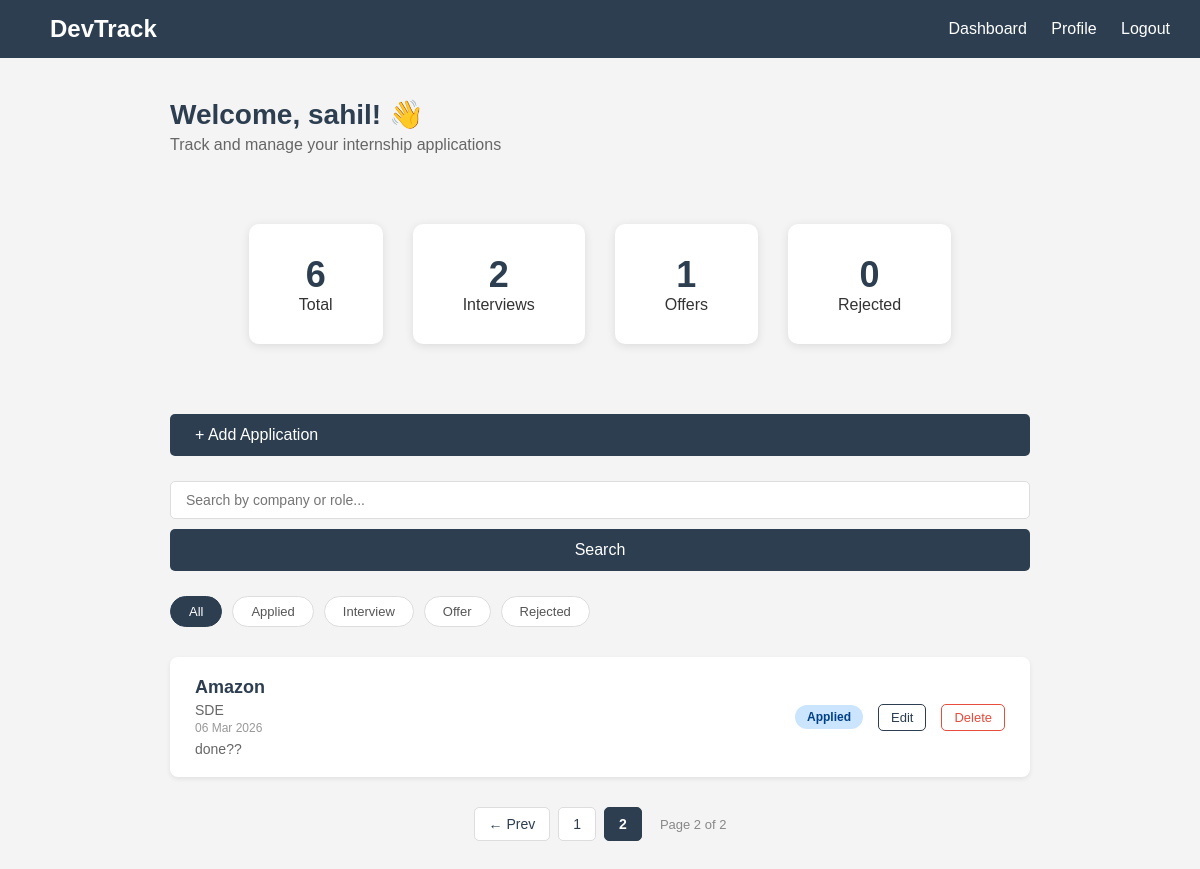
The app's page /dashboard?page=2&status=All&search= (signed in) with its own data.
### app/models.py (models this page shows, shortened)
class User(db.Model, UserMixin):
    id = db.Column(db.Integer, primary_key=True)
    username = db.Column(db.String(80), unique=True, nullable=False)
    email = db.Column(db.String(120), unique=True, nullable=False)
    password = db.Column(db.String(200), nullable=False)
    api_token = db.Column(db.String(64), nullable=True)
    cgpa = db.Column(db.Float, nullable=True)
    backlogs = db.Column(db.Integer, default=0)
    college = db.Column(db.String(100), nullable=True)
    graduation_year = db.Column(db.Integer, nullable=True)
    branch = db.Column(db.String(50), nullable=True)
    internship_count = db.Column(db.Integer, default=0)
    project_count = db.Column(db.Integer, default=0)
    skills = db.Column(db.Text, nullable=True)
    applications = db.relationship('Application', backref='applicant', lazy=True)

class Application(db.Model):
    id = db.Column(db.Integer, primary_key=True)
    company = db.Column(db.String(100), nullable=False)
    role = db.Column(db.String(100), nullable=False)
    status = db.Column(db.String(20), nullable=False, default='Applied')
    date_applied = db.Column(db.DateTime, nullable=False, default=datetime.utcnow)
    notes = db.Column(db.Text, nullable=True)
    location = db.Column(db.String(100), nullable=True)
    job_type = db.Column(db.String(20), nullable=True, default='Internship')
    salary = db.Column(db.Integer, nullable=True)
    source = db.Column(db.String(50), nullable=True)
    interview_date = db.Column(db.DateTime, nullable=True)
    response_days = db.Column(db.Integer, nullable=True)
    user_id = db.Column(db.Integer, db.ForeignKey('user.id'), nullable=False)

### app/main/routes.py (the view)
@main.route('/dashboard')
@login_required
def dashboard():
    page = request.args.get('page', 1, type=int)
    search = request.args.get('search', '', type=str)
    status_filter = request.args.get('status', 'All')
    per_page = 5
    query = Application.query.filter_by(user_id=current_user.id)
    if search:
        query = query.filter(
            Application.company.ilike(f'%{search}%') |
            Application.role.ilike(f'%{search}%')
        )
    if status_filter != 'All':
        query = query.filter_by(status=status_filter)
    pagination = query.order_by(
        Application.date_applied.desc()
    ).paginate(page=page, per_page=per_page, error_out=False)
    applications = pagination.items
    all_applications = Application.query.filter_by(user_id=current_user.id).all()
    stats = {
        'total': len(all_applications),
        'interviews': len([a for a in all_applications if a.status == 'Interview']),
        'offers': len([a for a in all_applications if a.status == 'Offer']),
        'rejected': len([a for a in all_applications if a.status == 'Rejected'])
    }
    return render_template('main/dashboard.html',
        title='Dashboard',
        applications=applications,
        stats=stats,
        status_filter=status_filter,
        pagination=pagination,
        search=search
    )

### app/__init__.py (called while the page is built)
@login_manager.user_loader
def load_user(user_id):
    from app.models import User
    return User.query.get(int(user_id))

### app/templates/main/dashboard.html (shortened to what this page needs)
{% extends "base.html" %}
{% block content %}
<div class="dashboard">
    <div class="dashboard-header">
        <h2>Welcome, {{ current_user.username }}! 👋</h2>
        <p>Track and manage your internship applications</p>
    </div>
    <div class="stats">
        <div class="stat-box">
            <h3>{{ stats.total }}</h3>
            <p>Total</p>
        </div>
        <div class="stat-box">
            <h3>{{ stats.interviews }}</h3>
            <p>Interviews</p>
        </div>
        <div class="stat-box">
            <h3>{{ stats.offers }}</h3>
            <p>Offers</p>
        </div>
        <div class="stat-box">
            <h3>{{ stats.rejected }}</h3>
            <p>Rejected</p>
        </div>
    </div>
    <div class="dashboard-actions">
        <a href="{{ url_for('main.new_application') }}" class="btn">+ Add Application</a>
    </div>
    <form method="GET" action="{{ url_for('main.dashboard') }}" class="search-form">
        <input
            type="text"
            name="search"
            value="{{ search }}"
            placeholder="Search by company or role..."
            class="search-input"
        >
        <button type="submit" class="btn">Search</button>
    </form>
    <div class="filters">
        <a href="{{ url_for('main.dashboard', search=search) }}"
           class="filter-btn {% if status_filter == 'All' %}active{% endif %}">All</a>
        <a href="{{ url_for('main.dashboard', status='Applied', search=search) }}"
           class="filter-btn {% if status_filter == 'Applied' %}active{% endif %}">Applied</a>
        <a href="{{ url_for('main.dashboard', status='Interview', search=search) }}"
           class="filter-btn {% if status_filter == 'Interview' %}active{% endif %}">Interview</a>
        <a href="{{ url_for('main.dashboard', status='Offer', search=search) }}"
           class="filter-btn {% if status_filter == 'Offer' %}active{% endif %}">Offer</a>
        <a href="{{ url_for('main.dashboard', status='Rejected', search=search) }}"
           class="filter-btn {% if status_filter == 'Rejected' %}active{% endif %}">Rejected</a>
    </div>
    <div class="applications-list">
        {% if applications %}
            {% for app in applications %}
            <div class="application-card">
                <div class="app-info">
                    <h3>{{ app.company }}</h3>
                    <p>{{ app.role }}</p>
                    <small>{{ app.date_applied.strftime('%d %b %Y') }}</small>
                    {% if app.notes %}
                        <p class="app-notes">{{ app.notes }}</p>
                    {% endif %}
                </div>
                <div class="app-right">
                    <span class="badge {{ app.status.lower() }}">{{ app.status }}</span>
                    <a href="{{ url_for('main.edit_application', application_id=app.id) }}" class="btn-edit">Edit</a>
                    <form method="POST" action="{{ url_for('main.delete_application', application_id=app.id) }}">
                        <button type="submit" class="btn-delete" onclick="return confirm('Delete this application?')">Delete</button>
                    </form>
                </div>
            </div>
            {% endfor %}
        {% endif %}
    </div>
    {% if pagination.pages > 1 %}
    <div class="pagination">
        {% if pagination.has_prev %}
            <a href="{{ url_for('main.dashboard', page=pagination.prev_num, status=status_filter, search=search) }}" class="page-btn">← Prev</a>
        {% endif %}
        {% for page_num in pagination.iter_pages(left_edge=1, right_edge=1, left_current=2, right_current=2) %}
            {% if page_num %}
                <a href="{{ url_for('main.dashboard', page=page_num, status=status_filter, search=search) }}"
                   class="page-btn {% if page_num == pagination.page %}active{% endif %}">
                    {{ page_num }}
                </a>
            {% else %}
                <span class="page-dots">...</span>
            {% endif %}
        {% endfor %}
        <span class="page-info">Page {{ pagination.page }} of {{ pagination.pages }}</span>
    </div>
    {% endif %}
</div>
{% endblock %}

### app/static/style.css (style rules this page uses)
* { margin: 0; padding: 0; box-sizing: border-box; font-family: Arial, sans-serif; }
body { background-color: #f4f4f4; color: #333; }
.stats { display: flex; justify-content: center; gap: 30px; padding: 40px; }
.stat-box { background: white; padding: 30px 50px; border-radius: 10px; text-align: center; box-shadow: 0 2px 10px rgba(0,0,0,0.1); }
.stat-box h3 { font-size: 36px; color: #2c3e50; }
.btn { width: 100%; padding: 12px; background-color: #2c3e50; color: white; border: none; border-radius: 5px; font-size: 16px; cursor: pointer; }
.dashboard { max-width: 900px; margin: 40px auto; padding: 0 20px; }
.dashboard-header { margin-bottom: 30px; }
.dashboard-header h2 { font-size: 28px; color: #2c3e50; }
.dashboard-header p { color: #666; margin-top: 5px; }
.dashboard-actions { margin-top: 30px; }
.btn { display: inline-block; padding: 12px 25px; background-color: #2c3e50; color: white; border: none; border-radius: 5px; font-size: 16px; cursor: pointer; text-decoration: none; }
.applications-list { margin-top: 30px; }
.application-card { background: white; padding: 20px 25px; border-radius: 8px; margin-bottom: 15px; display: flex; justify-content: space-between; align-items: center; box-shadow: 0 2px 5px rgba(0,0,0,0.08); }
.app-info h3 { font-size: 18px; color: #2c3e50; margin-bottom: 4px; }
.app-info p { color: #666; font-size: 14px; }
.app-info small { color: #999; font-size: 12px; }
.app-right { display: flex; align-items: center; gap: 15px; }
.badge { padding: 5px 12px; border-radius: 20px; font-size: 12px; font-weight: bold; }
.badge.applied { background: #cce5ff; color: #004085; }
.btn-delete { background: none; border: 1px solid #e74c3c; color: #e74c3c; padding: 5px 12px; border-radius: 5px; cursor: pointer; font-size: 13px; }
.filters { display: flex; gap: 10px; margin: 25px 0 15px 0; flex-wrap: wrap; }
.filter-btn { padding: 7px 18px; border-radius: 20px; text-decoration: none; font-size: 13px; background: white; color: #555; border: 1px solid #ddd; transition: all 0.2s; }
.filter-btn.active { background: #2c3e50; color: white; border-color: #2c3e50; }
.btn-edit { padding: 5px 12px; border-radius: 5px; text-decoration: none; font-size: 13px; border: 1px solid #2c3e50; color: #2c3e50; }
.app-notes { font-size: 12px; color: #888; margin-top: 5px; max-width: 400px; }
.search-form { display: flex; gap: 10px; margin: 25px 0 15px 0; align-items: center; flex-wrap: wrap; }
.search-input { flex: 1; padding: 10px 15px; border: 1px solid #ddd; border-radius: 5px; font-size: 14px; min-width: 200px; }
.pagination { display: flex; justify-content: center; align-items: center; gap: 8px; margin: 30px 0; flex-wrap: wrap; }
.page-btn { padding: 8px 14px; border-radius: 5px; text-decoration: none; font-size: 14px; background: white; color: #2c3e50; border: 1px solid #ddd; transition: all 0.2s; }
.page-btn.active { background: #2c3e50; color: white; border-color: #2c3e50; font-weight: bold; }
.page-info { color: #888; font-size: 13px; margin-left: 10px; }

### records on screen
User: username "sahil"
Application: company "Amazon", role "SDE", date_applied "06 Mar 2026", notes "done??", status "Applied"

### other values on screen
{{ stats.total }} "6"
{{ stats.interviews }} "2"
{{ stats.offers }} "1"
{{ stats.rejected }} "0"
{{ page_num }} "1" "2"
{{ pagination.page }} "2"
{{ pagination.pages }} "2"
